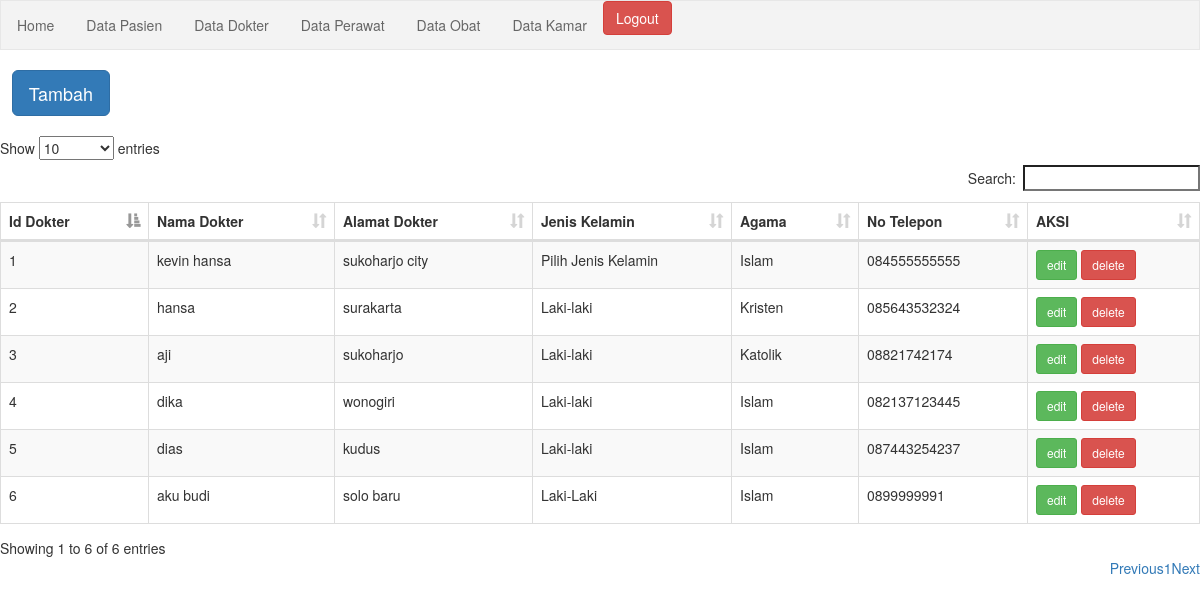
Screenshot of /dokter.php (signed in) with the database file from the repository.
### tables this page shows
CREATE TABLE `dokter` (
  `id_dokter` int(11) NOT NULL,
  `nama_dokter` varchar(45) NOT NULL,
  `alamat_dokter` varchar(45) NOT NULL,
  `jenkel` varchar(45) NOT NULL,
  `agama` varchar(45) NOT NULL,
  `no_telp` varchar(45) NOT NULL
);

### dokter.php (the view, shortened to what this page needs)
<?php
$conn = mysqli_connect("localhost","root","","rumah_sakit");
?>
<!DOCTYPE html>
<html>
<head>
	<link rel="stylesheet" type="text/css" href="css/bootstrap.css">
	<link rel="stylesheet" type="text/css" href="css/bootstrap.min.css">
	<link rel="stylesheet" type="text/css" href="bootstrap.min.css">
	<link rel="stylesheet" type="text/css" href="style.css">
	<link rel="stylesheet" type="text/css" href="dataTables.bootstrap.min.css">
</head>
<body>
<ul>
  <li><a href="index.php">Home</a></li>
  <li><a href="pasien.php">Data Pasien</a></li>
  <li><a href="dokter.php">Data Dokter</a></li>
  <li><a href="perawat.php">Data Perawat</a></li>
  <li><a href="obat.php">Data Obat</a></li>
  <li><a href="kamar.php">Data Kamar</a></li>
  <a href="logout.php" class="btn btn-danger" role="button">Logout</a></li>
</ul>
<br>
<div class="wrapper">
   &nbsp &nbsp<button class="btn btn-primary btn-lg" data-toggle="modal" data-target="#tambahData">Tambah</button>
   <br>
   <br>
	<table id="example" class="table table-striped table-bordered" cellspacing="0" width="100%">
		<thead>
			<tr>
				<th>Id Dokter</th>
				<th>Nama Dokter</th>
				<th>Alamat Dokter</th>
				<th>Jenis Kelamin</th>
				<th>Agama</th>
				<th>No Telepon</th>
				<th>AKSI</th>
			</tr>
		</thead>
		 <tbody>
		<?php
		  $query = mysqli_query($conn,"SELECT * FROM dokter ORDER BY id_dokter DESC");
		  while ($data=mysqli_fetch_array($query)) {
		?>
		<tr>
			<td><?php echo $data['id_dokter']; ?></td>
			<td><?php echo $data['nama_dokter']; ?></td>
			<td><?php echo $data['alamat_dokter']; ?></td>
			<td><?php echo $data['jenkel']; ?></td>
			<td><?php echo $data['agama']; ?></td>
			<td><?php echo $data['no_telp']; ?></td>
			<td>
				<a href="#" class="btn btn-success btn-sm" data-toggle="modal" data-target="#edit<?php echo $data['id_dokter']; ?>">edit</a>
				<a href="#" class="btn btn-danger btn-sm" data-target=".bs-example-modal-lg<?php echo $data['id_dokter']; ?>" data-toggle="modal">delete</a>
			</td>
		</tr>
		<?php } ?>
		  </tbody>
	</table>
</div>
</body>
</html>

### style.css (style rules this page uses)
ul { list-style-type: none; margin: 0; padding: 0; overflow: hidden; border: 1px solid #e7e7e7; background-color: #f3f3f3; }
li { float: left; }
li a { display: block; color: #666; text-align: center; padding: 14px 16px; text-decoration: none; }

### rows the page displays
dokter: id_dokter "6", nama_dokter "aku budi", alamat_dokter "solo baru", jenkel "Laki-Laki", agama "Islam", no_telp "0899999991"
dokter: id_dokter "5", nama_dokter "dias", alamat_dokter "kudus", jenkel "Laki-laki", agama "Islam", no_telp "087443254237"
dokter: id_dokter "4", nama_dokter "dika", alamat_dokter "wonogiri", jenkel "Laki-laki", agama "Islam", no_telp "082137123445"
dokter: id_dokter "3", nama_dokter "aji", alamat_dokter "sukoharjo", jenkel "Laki-laki", agama "Katolik", no_telp "08821742174"
dokter: id_dokter "2", nama_dokter "hansa", alamat_dokter "surakarta", jenkel "Laki-laki", agama "Kristen", no_telp "085643532324"
dokter: id_dokter "1", nama_dokter "kevin hansa", alamat_dokter "sukoharjo city", jenkel "Pilih Jenis Kelamin", agama "Islam", no_telp "084555555555"
